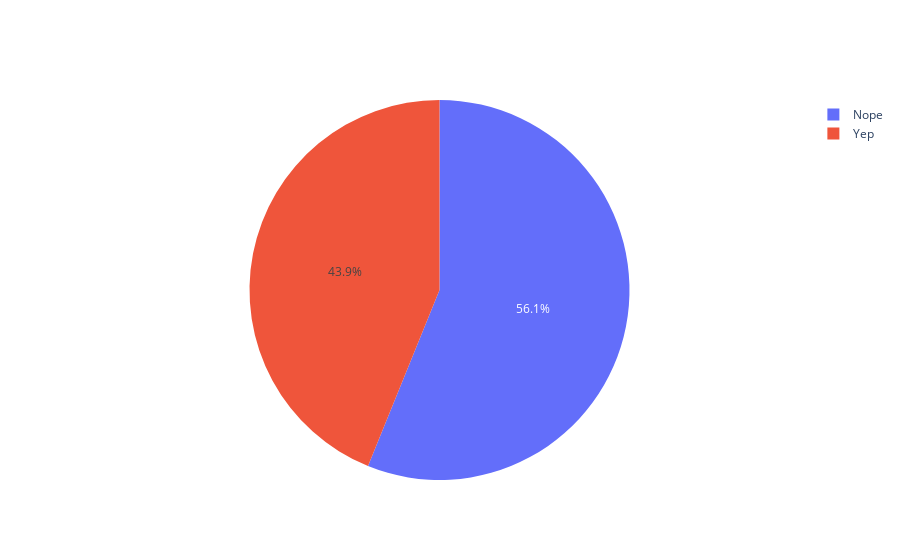

Source (notebook cell):
### Markdown cell above
## spl

### Code cell
import plotly.graph_objects as go
spl_counts = df_9ptrs['spl'].value_counts()
fig = go.Figure(data=[go.Pie(labels=spl_counts.index, values=spl_counts)])
fig.show()

### Figure 1 — Plotly figure (JSON) as saved in the notebook; plotly's stock layout.template omitted (floating-point values rounded to 4 significant figures)
{"data": [{"labels": ["Nope", "Yep"], "type": "pie", "values": [32, 25]}], "layout": {}}
